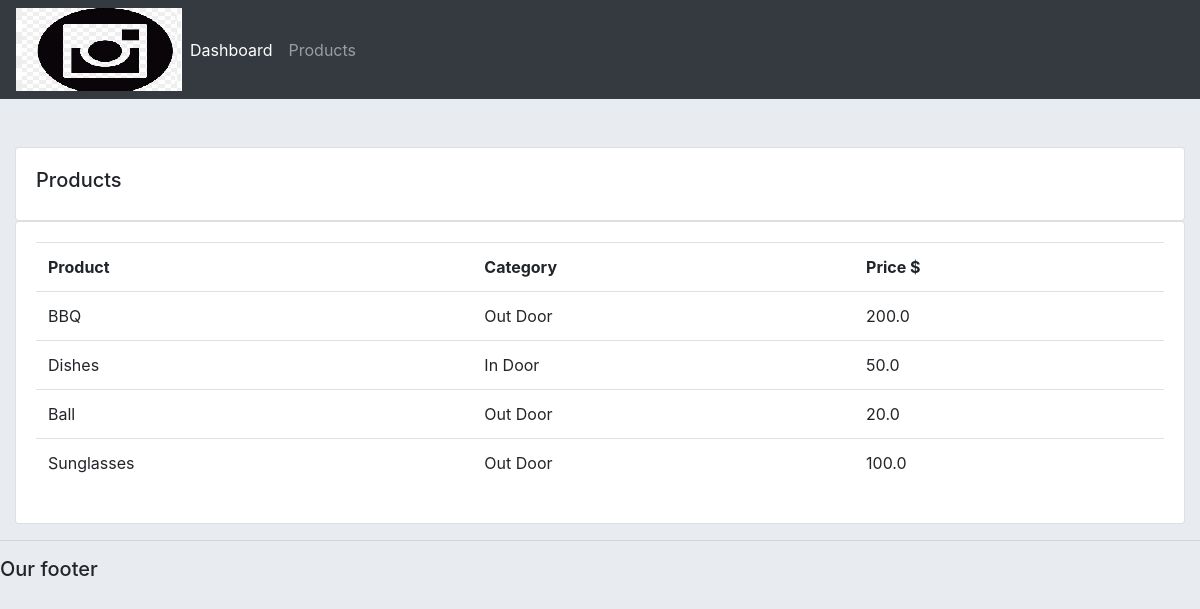
Screenshot of /products/ with the database file from the repository.
### accounts/models.py (models this page shows, shortened)
class Product(models.Model):
    CATEGORY = (
        ('In Door', 'In Door'),
        ('Out Door', 'Out Door')
    )
    name = models.CharField(max_length=255, null=True)
    price = models.FloatField(null=True)
    category = models.CharField(max_length=255, null=True, choices=CATEGORY)
    description = models.TextField(max_length=500, null=True)
    date_created = models.DateField(auto_now_add=True, null=True)
    tags = models.ManyToManyField(Tag)

### accounts/views.py (the view)
# urls.py: path('products/', views.products, name='products'),
def products(request):
    products = Product.objects.all()
    return render(request, 'accounts/products.html', {'products': products})

### accounts/templates/accounts/products.html
{% extends "accounts/main.html" %}
{% block content %}
<br>
<div class="row">
    <div class="col-md">
        <div class="card card-body">
            <h5>Products</h5>
        </div>
        <div class="card card-body">
            <table class="table">
                <tr>
                    <th>Product</th>
                    <th>Category</th>
                    <th>Price $</th>
                </tr>
                {% for product in products  %}
                <tr>
                    <td>{{ product.name }}</td>
                    <td>{{ product.category }}</td>
                    <td>{{ product.price }}</td>
                </tr>
                {% endfor %}
            </table>
        </div>
    </div>
</div>
{% endblock content %}

### static/css/main.css (style rules this page uses)
body { background-color: #e8ebf0; }
.row { margin-left: 0; margin-right: 0; }

### rows the page displays
Product: name "BBQ", category "Out Door", price "200.0"
Product: name "Dishes", category "In Door", price "50.0"
Product: name "Ball", category "Out Door", price "20.0"
Product: name "Sunglasses", category "Out Door", price "100.0"
